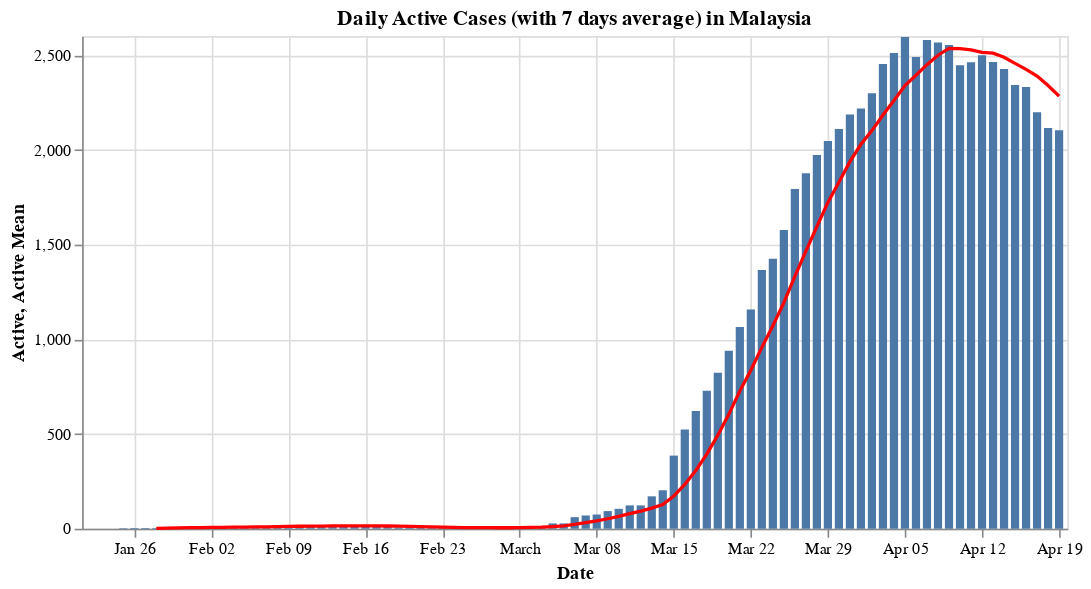

Write notebook code for a chart like this one.
### Code cell
#hide_input
df_summary_my = pd.merge(df_my(df_recovered), df_my(df_deaths), on='Date').rename(columns={'Cases_x': 'Recovered', 'Cases_y': 'Deaths'})
df_summary_my['Close'] = df_summary_my['Recovered'] + df_summary_my['Deaths']
df_summary_my['Recovered_Rate'] = df_summary_my['Recovered']/ df_summary_my['Close']
df_summary_my['Deaths_Rate'] = df_summary_my['Deaths']/ df_summary_my['Close']
df_summary_my = pd.merge(df_summary_my, df_confirmed_my.rename(columns={'Reported Date': 'Date' ,'Total number of Cases': 'Reported'}), on = 'Date')
df_summary_my['Active'] = df_summary_my['Reported'] - df_summary_my['Close']
df_summary_my['Active Mean'] = df_summary_my['Active'].rolling(window=rolling_window).mean()

_active_bar = alt.Chart(df_summary_my).mark_bar().encode(
    x='Date:T',
    y='Active:Q',
    tooltip=list(df_summary_my)
)

_mean_line = alt.Chart(df_summary_my).mark_line(color='red').encode(
    x='Date:T',
    y='Active Mean:Q',
    tooltip=list(df_summary_my)
)

(_active_bar + _mean_line).properties(
    title = f'Daily Active Cases (with {rolling_window} days average) in Malaysia',
    width=600
)

### Figure 1 — Vega-Lite specification as saved in the notebook (floating-point values rounded to 4 significant figures)
{"config": {"view": {"continuousWidth": 400, "continuousHeight": 300}}, "layer": [{"mark": "bar", "encoding": {"tooltip": [{"type": "temporal", "field": "Date"}, {"type": "quantitative", "field": "Recovered"}, {"type": "quantitative", "field": "Deaths"}, {"type": "quantitative", "field": "Close"}, {"type": "quantitative", "field": "Recovered_Rate"}, {"type": "quantitative", "field": "Deaths_Rate"}, {"type": "quantitative", "field": "Reported"}, {"type": "quantitative", "field": "Active"}, {"type": "quantitative", "field": "Active Mean"}], "x": {"type": "temporal", "field": "Date"}, "y": {"type": "quantitative", "field": "Active"}}}, {"mark": {"type": "line", "color": "red"}, "encoding": {"tooltip": [{"type": "temporal", "field": "Date"}, {"type": "quantitative", "field": "Recovered"}, {"type": "quantitative", "field": "Deaths"}, {"type": "quantitative", "field": "Close"}, {"type": "quantitative", "field": "Recovered_Rate"}, {"type": "quantitative", "field": "Deaths_Rate"}, {"type": "quantitative", "field": "Reported"}, {"type": "quantitative", "field": "Active"}, {"type": "quantitative", "field": "Active Mean"}], "x": {"type": "temporal", "field": "Date"}, "y": {"type": "quantitative", "field": "Active Mean"}}}], "data": {"name": "data-4c21406d9663ffc8fbac1ca35687746b"}, "title": "Daily Active Cases (with 7 days average) in Malaysia", "width": 600, "$schema": "https://vega.github.io/schema/vega-lite/v4.8.1.json", "datasets": {"data-4c21406d9663ffc8fbac1ca35687746b": [{"Date": "2020-01-22T00:00:00", "Recovered": 0, "Deaths": 0, "Close": 0, "Recovered_Rate": null, "Deaths_Rate": null, "Reported": 0, "Active": 0, "Active Mean": null}, {"Date": "2020-01-23T00:00:00", "Recovered": 0, "Deaths": 0, "Close": 0, "Recovered_Rate": null, "Deaths_Rate": null, "Reported": 0, "Active": 0, "Active Mean": null}, {"Date": "2020-01-24T00:00:00", "Recovered": 0, "Deaths": 0, "Close": 0, "Recovered_Rate": null, "Deaths_Rate": null, "Reported": 0, "Active": 0, "Active Mean": null}, {"Date": "2020-01-25T00:00:00", "Recovered": 0, "Deaths": 0, "Close": 0, "Recovered_Rate": null, "Deaths_Rate": null, "Reported": 3, "Active": 3, "Active Mean": null}, {"Date": "2020-01-26T00:00:00", "Recovered": 0, "Deaths": 0, "Close": 0, "Recovered_Rate": null, "Deaths_Rate": null, "Reported": 4, "Active": 4, "Active Mean": null}, {"Date": "2020-01-27T00:00:00", "Recovered": 0, "Deaths": 0, "Close": 0, "Recovered_Rate": null, "Deaths_Rate": null, "Reported": 4, "Active": 4, "Active Mean": null}, {"Date": "2020-01-28T00:00:00", "Recovered": 0, "Deaths": 0, "Close": 0, "Recovered_Rate": null, "Deaths_Rate": null, "Reported": 4, "Active": 4, "Active Mean": 2.143}, {"Date": "2020-01-29T00:00:00", "Recovered": 0, "Deaths": 0, "Close": 0, "Recovered_Rate": null, "Deaths_Rate": null, "Reported": 7, "Active": 7, "Active Mean": 3.143}, {"Date": "2020-01-30T00:00:00", "Recovered": 0, "Deaths": 0, "Close": 0, "Recovered_Rate": null, "Deaths_Rate": null, "Reported": 8, "Active": 8, "Active Mean": 4.286}, {"Date": "2020-01-31T00:00:00", "Recovered": 0, "Deaths": 0, "Close": 0, "Recovered_Rate": null, "Deaths_Rate": null, "Reported": 8, "Active": 8, "Active Mean": 5.429}, {"Date": "2020-02-01T00:00:00", "Recovered": 0, "Deaths": 0, "Close": 0, "Recovered_Rate": null, "Deaths_Rate": null, "Reported": 8, "Active": 8, "Active Mean": 6.143}, {"Date": "2020-02-02T00:00:00", "Recovered": 0, "Deaths": 0, "Close": 0, "Recovered_Rate": null, "Deaths_Rate": null, "Reported": 8, "Active": 8, "Active Mean": 6.714}, {"Date": "2020-02-03T00:00:00", "Recovered": 0, "Deaths": 0, "Close": 0, "Recovered_Rate": null, "Deaths_Rate": null, "Reported": 8, "Active": 8, "Active Mean": 7.286}, {"Date": "2020-02-04T00:00:00", "Recovered": 0, "Deaths": 0, "Close": 0, "Recovered_Rate": null, "Deaths_Rate": null, "Reported": 10, "Active": 10, "Active Mean": 8.143}, {"Date": "2020-02-05T00:00:00", "Recovered": 0, "Deaths": 0, "Close": 0, "Recovered_Rate": null, "Deaths_Rate": null, "Reported": 12, "Active": 12, "Active Mean": 8.857}, {"Date": "2020-02-06T00:00:00", "Recovered": 0, "Deaths": 0, "Close": 0, "Recovered_Rate": null, "Deaths_Rate": null, "Reported": 12, "Active": 12, "Active Mean": 9.429}, {"Date": "2020-02-07T00:00:00", "Recovered": 1, "Deaths": 0, "Close": 1, "Recovered_Rate": 1.0, "Deaths_Rate": 0.0, "Reported": 12, "Active": 11, "Active Mean": 9.857}, {"Date": "2020-02-08T00:00:00", "Recovered": 1, "Deaths": 0, "Close": 1, "Recovered_Rate": 1.0, "Deaths_Rate": 0.0, "Reported": 16, "Active": 15, "Active Mean": 10.86}, {"Date": "2020-02-09T00:00:00", "Recovered": 1, "Deaths": 0, "Close": 1, "Recovered_Rate": 1.0, "Deaths_Rate": 0.0, "Reported": 16, "Active": 15, "Active Mean": 11.86}, {"Date": "2020-02-10T00:00:00", "Recovered": 1, "Deaths": 0, "Close": 1, "Recovered_Rate": 1.0, "Deaths_Rate": 0.0, "Reported": 18, "Active": 17, "Active Mean": 13.14}, {"Date": "2020-02-11T00:00:00", "Recovered": 3, "Deaths": 0, "Close": 3, "Recovered_Rate": 1.0, "Deaths_Rate": 0.0, "Reported": 18, "Active": 15, "Active Mean": 13.86}, {"Date": "2020-02-12T00:00:00", "Recovered": 3, "Deaths": 0, "Close": 3, "Recovered_Rate": 1.0, "Deaths_Rate": 0.0, "Reported": 18, "Active": 15, "Active Mean": 14.29}, {"Date": "2020-02-13T00:00:00", "Recovered": 3, "Deaths": 0, "Close": 3, "Recovered_Rate": 1.0, "Deaths_Rate": 0.0, "Reported": 19, "Active": 16, "Active Mean": 14.86}, {"Date": "2020-02-14T00:00:00", "Recovered": 3, "Deaths": 0, "Close": 3, "Recovered_Rate": 1.0, "Deaths_Rate": 0.0, "Reported": 19, "Active": 16, "Active Mean": 15.57}, {"Date": "2020-02-15T00:00:00", "Recovered": 7, "Deaths": 0, "Close": 7, "Recovered_Rate": 1.0, "Deaths_Rate": 0.0, "Reported": 22, "Active": 15, "Active Mean": 15.57}, {"Date": "2020-02-16T00:00:00", "Recovered": 7, "Deaths": 0, "Close": 7, "Recovered_Rate": 1.0, "Deaths_Rate": 0.0, "Reported": 22, "Active": 15, "Active Mean": 15.57}, {"Date": "2020-02-17T00:00:00", "Recovered": 7, "Deaths": 0, "Close": 7, "Recovered_Rate": 1.0, "Deaths_Rate": 0.0, "Reported": 22, "Active": 15, "Active Mean": 15.29}, {"Date": "2020-02-18T00:00:00", "Recovered": 13, "Deaths": 0, "Close": 13, "Recovered_Rate": 1.0, "Deaths_Rate": 0.0, "Reported": 22, "Active": 9, "Active Mean": 14.43}, {"Date": "2020-02-19T00:00:00", "Recovered": 15, "Deaths": 0, "Close": 15, "Recovered_Rate": 1.0, "Deaths_Rate": 0.0, "Reported": 22, "Active": 7, "Active Mean": 13.29}, {"Date": "2020-02-20T00:00:00", "Recovered": 15, "Deaths": 0, "Close": 15, "Recovered_Rate": 1.0, "Deaths_Rate": 0.0, "Reported": 22, "Active": 7, "Active Mean": 12.0}, {"Date": "2020-02-21T00:00:00", "Recovered": 15, "Deaths": 0, "Close": 15, "Recovered_Rate": 1.0, "Deaths_Rate": 0.0, "Reported": 22, "Active": 7, "Active Mean": 10.71}, {"Date": "2020-02-22T00:00:00", "Recovered": 15, "Deaths": 0, "Close": 15, "Recovered_Rate": 1.0, "Deaths_Rate": 0.0, "Reported": 22, "Active": 7, "Active Mean": 9.571}, {"Date": "2020-02-23T00:00:00", "Recovered": 15, "Deaths": 0, "Close": 15, "Recovered_Rate": 1.0, "Deaths_Rate": 0.0, "Reported": 22, "Active": 7, "Active Mean": 8.429}, {"Date": "2020-02-24T00:00:00", "Recovered": 18, "Deaths": 0, "Close": 18, "Recovered_Rate": 1.0, "Deaths_Rate": 0.0, "Reported": 22, "Active": 4, "Active Mean": 6.857}, {"Date": "2020-02-25T00:00:00", "Recovered": 18, "Deaths": 0, "Close": 18, "Recovered_Rate": 1.0, "Deaths_Rate": 0.0, "Reported": 22, "Active": 4, "Active Mean": 6.143}, {"Date": "2020-02-26T00:00:00", "Recovered": 18, "Deaths": 0, "Close": 18, "Recovered_Rate": 1.0, "Deaths_Rate": 0.0, "Reported": 22, "Active": 4, "Active Mean": 5.714}, {"Date": "2020-02-27T00:00:00", "Recovered": 18, "Deaths": 0, "Close": 18, "Recovered_Rate": 1.0, "Deaths_Rate": 0.0, "Reported": 23, "Active": 5, "Active Mean": 5.429}, {"Date": "2020-02-28T00:00:00", "Recovered": 18, "Deaths": 0, "Close": 18, "Recovered_Rate": 1.0, "Deaths_Rate": 0.0, "Reported": 23, "Active": 5, "Active Mean": 5.143}, {"Date": "2020-02-29T00:00:00", "Recovered": 18, "Deaths": 0, "Close": 18, "Recovered_Rate": 1.0, "Deaths_Rate": 0.0, "Reported": 25, "Active": 7, "Active Mean": 5.143}, {"Date": "2020-03-01T00:00:00", "Recovered": 18, "Deaths": 0, "Close": 18, "Recovered_Rate": 1.0, "Deaths_Rate": 0.0, "Reported": 29, "Active": 11, "Active Mean": 5.714}, {"Date": "2020-03-02T00:00:00", "Recovered": 18, "Deaths": 0, "Close": 18, "Recovered_Rate": 1.0, "Deaths_Rate": 0.0, "Reported": 29, "Active": 11, "Active Mean": 6.714}, {"Date": "2020-03-03T00:00:00", "Recovered": 22, "Deaths": 0, "Close": 22, "Recovered_Rate": 1.0, "Deaths_Rate": 0.0, "Reported": 36, "Active": 14, "Active Mean": 8.143}, {"Date": "2020-03-04T00:00:00", "Recovered": 22, "Deaths": 0, "Close": 22, "Recovered_Rate": 1.0, "Deaths_Rate": 0.0, "Reported": 50, "Active": 28, "Active Mean": 11.57}, {"Date": "2020-03-05T00:00:00", "Recovered": 22, "Deaths": 0, "Close": 22, "Recovered_Rate": 1.0, "Deaths_Rate": 0.0, "Reported": 50, "Active": 28, "Active Mean": 14.86}, {"Date": "2020-03-06T00:00:00", "Recovered": 22, "Deaths": 0, "Close": 22, "Recovered_Rate": 1.0, "Deaths_Rate": 0.0, "Reported": 83, "Active": 61, "Active Mean": 22.86}, {"Date": "2020-03-07T00:00:00", "Recovered": 23, "Deaths": 0, "Close": 23, "Recovered_Rate": 1.0, "Deaths_Rate": 0.0, "Reported": 93, "Active": 70, "Active Mean": 31.86}, {"Date": "2020-03-08T00:00:00", "Recovered": 24, "Deaths": 0, "Close": 24, "Recovered_Rate": 1.0, "Deaths_Rate": 0.0, "Reported": 99, "Active": 75, "Active Mean": 41.0}, {"Date": "2020-03-09T00:00:00", "Recovered": 24, "Deaths": 0, "Close": 24, "Recovered_Rate": 1.0, "Deaths_Rate": 0.0, "Reported": 117, "Active": 93, "Active Mean": 52.71}, {"Date": "2020-03-10T00:00:00", "Recovered": 24, "Deaths": 0, "Close": 24, "Recovered_Rate": 1.0, "Deaths_Rate": 0.0, "Reported": 129, "Active": 105, "Active Mean": 65.71}, {"Date": "2020-03-11T00:00:00", "Recovered": 26, "Deaths": 0, "Close": 26, "Recovered_Rate": 1.0, "Deaths_Rate": 0.0, "Reported": 149, "Active": 123, "Active Mean": 79.29}, {"Date": "2020-03-12T00:00:00", "Recovered": 26, "Deaths": 0, "Close": 26, "Recovered_Rate": 1.0, "Deaths_Rate": 0.0, "Reported": 149, "Active": 123, "Active Mean": 92.86}, {"Date": "2020-03-13T00:00:00", "Recovered": 26, "Deaths": 0, "Close": 26, "Recovered_Rate": 1.0, "Deaths_Rate": 0.0, "Reported": 197, "Active": 171, "Active Mean": 108.6}, {"Date": "2020-03-14T00:00:00", "Recovered": 35, "Deaths": 0, "Close": 35, "Recovered_Rate": 1.0, "Deaths_Rate": 0.0, "Reported": 238, "Active": 203, "Active Mean": 127.6}, {"Date": "2020-03-15T00:00:00", "Recovered": 42, "Deaths": 0, "Close": 42, "Recovered_Rate": 1.0, "Deaths_Rate": 0.0, "Reported": 428, "Active": 386, "Active Mean": 172.0}, {"Date": "2020-03-16T00:00:00", "Recovered": 42, "Deaths": 0, "Close": 42, "Recovered_Rate": 1.0, "Deaths_Rate": 0.0, "Reported": 566, "Active": 524, "Active Mean": 233.6}, {"Date": "2020-03-17T00:00:00", "Recovered": 49, "Deaths": 2, "Close": 51, "Recovered_Rate": 0.9608, "Deaths_Rate": 0.03922, "Reported": 673, "Active": 622, "Active Mean": 307.4}, {"Date": "2020-03-18T00:00:00", "Recovered": 60, "Deaths": 2, "Close": 62, "Recovered_Rate": 0.9677, "Deaths_Rate": 0.03226, "Reported": 790, "Active": 728, "Active Mean": 393.9}, {"Date": "2020-03-19T00:00:00", "Recovered": 75, "Deaths": 2, "Close": 77, "Recovered_Rate": 0.974, "Deaths_Rate": 0.02597, "Reported": 900, "Active": 823, "Active Mean": 493.9}, {"Date": "2020-03-20T00:00:00", "Recovered": 87, "Deaths": 3, "Close": 90, "Recovered_Rate": 0.9667, "Deaths_Rate": 0.03333, "Reported": 1030, "Active": 940, "Active Mean": 603.7}, {"Date": "2020-03-21T00:00:00", "Recovered": 114, "Deaths": 4, "Close": 118, "Recovered_Rate": 0.9661, "Deaths_Rate": 0.0339, "Reported": 1183, "Active": 1065, "Active Mean": 726.9}, {"Date": "2020-03-22T00:00:00", "Recovered": 139, "Deaths": 10, "Close": 149, "Recovered_Rate": 0.9329, "Deaths_Rate": 0.06711, "Reported": 1306, "Active": 1157, "Active Mean": 837.0}, {"Date": "2020-03-23T00:00:00", "Recovered": 139, "Deaths": 14, "Close": 153, "Recovered_Rate": 0.9085, "Deaths_Rate": 0.0915, "Reported": 1518, "Active": 1365, "Active Mean": 957.1}, {"Date": "2020-03-24T00:00:00", "Recovered": 183, "Deaths": 16, "Close": 199, "Recovered_Rate": 0.9196, "Deaths_Rate": 0.0804, "Reported": 1624, "Active": 1425, "Active Mean": 1072.0}, {"Date": "2020-03-25T00:00:00", "Recovered": 199, "Deaths": 20, "Close": 219, "Recovered_Rate": 0.9087, "Deaths_Rate": 0.09132, "Reported": 1796, "Active": 1577, "Active Mean": 1193.0}, {"Date": "2020-03-26T00:00:00", "Recovered": 215, "Deaths": 23, "Close": 238, "Recovered_Rate": 0.9034, "Deaths_Rate": 0.09664, "Reported": 2031, "Active": 1793, "Active Mean": 1332.0}, {"Date": "2020-03-27T00:00:00", "Recovered": 259, "Deaths": 26, "Close": 285, "Recovered_Rate": 0.9088, "Deaths_Rate": 0.09123, "Reported": 2161, "Active": 1876, "Active Mean": 1465.0}, {"Date": "2020-03-28T00:00:00", "Recovered": 320, "Deaths": 27, "Close": 347, "Recovered_Rate": 0.9222, "Deaths_Rate": 0.07781, "Reported": 2320, "Active": 1973, "Active Mean": 1595.0}, {"Date": "2020-03-29T00:00:00", "Recovered": 388, "Deaths": 35, "Close": 423, "Recovered_Rate": 0.9173, "Deaths_Rate": 0.08274, "Reported": 2470, "Active": 2047, "Active Mean": 1722.0}, {"Date": "2020-03-30T00:00:00", "Recovered": 479, "Deaths": 37, "Close": 516, "Recovered_Rate": 0.9283, "Deaths_Rate": 0.07171, "Reported": 2626, "Active": 2110, "Active Mean": 1829.0}, {"Date": "2020-03-31T00:00:00", "Recovered": 537, "Deaths": 43, "Close": 580, "Recovered_Rate": 0.9259, "Deaths_Rate": 0.07414, "Reported": 2766, "Active": 2186, "Active Mean": 1937.0}, {"Date": "2020-04-01T00:00:00", "Recovered": 645, "Deaths": 45, "Close": 690, "Recovered_Rate": 0.9348, "Deaths_Rate": 0.06522, "Reported": 2908, "Active": 2218, "Active Mean": 2029.0}, {"Date": "2020-04-02T00:00:00", "Recovered": 767, "Deaths": 50, "Close": 817, "Recovered_Rate": 0.9388, "Deaths_Rate": 0.0612, "Reported": 3116, "Active": 2299, "Active Mean": 2101.0}, {"Date": "2020-04-03T00:00:00", "Recovered": 827, "Deaths": 53, "Close": 880, "Recovered_Rate": 0.9398, "Deaths_Rate": 0.06023, "Reported": 3333, "Active": 2453, "Active Mean": 2184.0}, {"Date": "2020-04-04T00:00:00", "Recovered": 915, "Deaths": 57, "Close": 972, "Recovered_Rate": 0.9414, "Deaths_Rate": 0.05864, "Reported": 3483, "Active": 2511, "Active Mean": 2261.0}, {"Date": "2020-04-05T00:00:00", "Recovered": 1005, "Deaths": 61, "Close": 1066, "Recovered_Rate": 0.9428, "Deaths_Rate": 0.05722, "Reported": 3662, "Active": 2596, "Active Mean": 2339.0}, {"Date": "2020-04-06T00:00:00", "Recovered": 1241, "Deaths": 62, "Close": 1303, "Recovered_Rate": 0.9524, "Deaths_Rate": 0.04758, "Reported": 3793, "Active": 2490, "Active Mean": 2393.0}, {"Date": "2020-04-07T00:00:00", "Recovered": 1321, "Deaths": 63, "Close": 1384, "Recovered_Rate": 0.9545, "Deaths_Rate": 0.04552, "Reported": 3963, "Active": 2579, "Active Mean": 2449.0}, {"Date": "2020-04-08T00:00:00", "Recovered": 1487, "Deaths": 65, "Close": 1552, "Recovered_Rate": 0.9581, "Deaths_Rate": 0.04188, "Reported": 4119, "Active": 2567, "Active Mean": 2499.0}, {"Date": "2020-04-09T00:00:00", "Recovered": 1608, "Deaths": 67, "Close": 1675, "Recovered_Rate": 0.96, "Deaths_Rate": 0.04, "Reported": 4228, "Active": 2553, "Active Mean": 2536.0}, {"Date": "2020-04-10T00:00:00", "Recovered": 1830, "Deaths": 70, "Close": 1900, "Recovered_Rate": 0.9632, "Deaths_Rate": 0.03684, "Reported": 4346, "Active": 2446, "Active Mean": 2535.0}, {"Date": "2020-04-11T00:00:00", "Recovered": 1995, "Deaths": 73, "Close": 2068, "Recovered_Rate": 0.9647, "Deaths_Rate": 0.0353, "Reported": 4530, "Active": 2462, "Active Mean": 2528.0}, {"Date": "2020-04-12T00:00:00", "Recovered": 2108, "Deaths": 76, "Close": 2184, "Recovered_Rate": 0.9652, "Deaths_Rate": 0.0348, "Reported": 4683, "Active": 2499, "Active Mean": 2514.0}, {"Date": "2020-04-13T00:00:00", "Recovered": 2276, "Deaths": 77, "Close": 2353, "Recovered_Rate": 0.9673, "Deaths_Rate": 0.03272, "Reported": 4817, "Active": 2464, "Active Mean": 2510.0}, {"Date": "2020-04-14T00:00:00", "Recovered": 2478, "Deaths": 82, "Close": 2560, "Recovered_Rate": 0.968, "Deaths_Rate": 0.03203, "Reported": 4987, "Active": 2427, "Active Mean": 2488.0}, {"Date": "2020-04-15T00:00:00", "Recovered": 2647, "Deaths": 83, "Close": 2730, "Recovered_Rate": 0.9696, "Deaths_Rate": 0.0304, "Reported": 5072, "Active": 2342, "Active Mean": 2456.0}, {"Date": "2020-04-16T00:00:00", "Recovered": 2766, "Deaths": 84, "Close": 2850, "Recovered_Rate": 0.9705, "Deaths_Rate": 0.02947, "Reported": 5182, "Active": 2332, "Active Mean": 2425.0}, {"Date": "2020-04-17T00:00:00", "Recovered": 2967, "Deaths": 86, "Close": 3053, "Recovered_Rate": 0.9718, "Deaths_Rate": 0.02817, "Reported": 5251, "Active": 2198, "Active Mean": 2389.0}, {"Date": "2020-04-18T00:00:00", "Recovered": 3102, "Deaths": 88, "Close": 3190, "Recovered_Rate": 0.9724, "Deaths_Rate": 0.02759, "Reported": 5305, "Active": 2115, "Active Mean": 2340.0}, {"Date": "2020-04-19T00:00:00", "Recovered": 3197, "Deaths": 89, "Close": 3286, "Recovered_Rate": 0.9729, "Deaths_Rate": 0.02708, "Reported": 5389, "Active": 2103, "Active Mean": 2283.0}]}}
